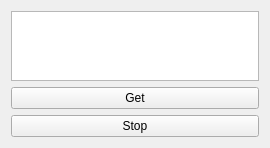
<?xml version="1.0" encoding="UTF-8"?>
<ui version="4.0">
 <class>MainWindow</class>
 <widget class="QMainWindow" name="MainWindow">
  <property name="geometry">
   <rect>
    <x>0</x>
    <y>0</y>
    <width>270</width>
    <height>138</height>
   </rect>
  </property>
  <property name="windowTitle">
   <string>MainWindow</string>
  </property>
  <widget class="QWidget" name="centralWidget">
   <layout class="QVBoxLayout" name="verticalLayout_2">
    <item>
     <layout class="QVBoxLayout" name="verticalLayout">
      <item>
       <widget class="QPlainTextEdit" name="TextEdit"/>
      </item>
      <item>
       <widget class="QPushButton" name="pushButton">
        <property name="text">
         <string>Get</string>
        </property>
       </widget>
       </item>
       <item>
       <widget class="QPushButton" name="pushButtonStop">
        <property name="text">
         <string>Stop</string>
        </property>
       </widget>
      </item>
     </layout>
    </item>
   </layout>
  </widget>
 </widget>
 <layoutdefault spacing="6" margin="11"/>
 <resources>
 </resources>
 <connections/>
</ui>
